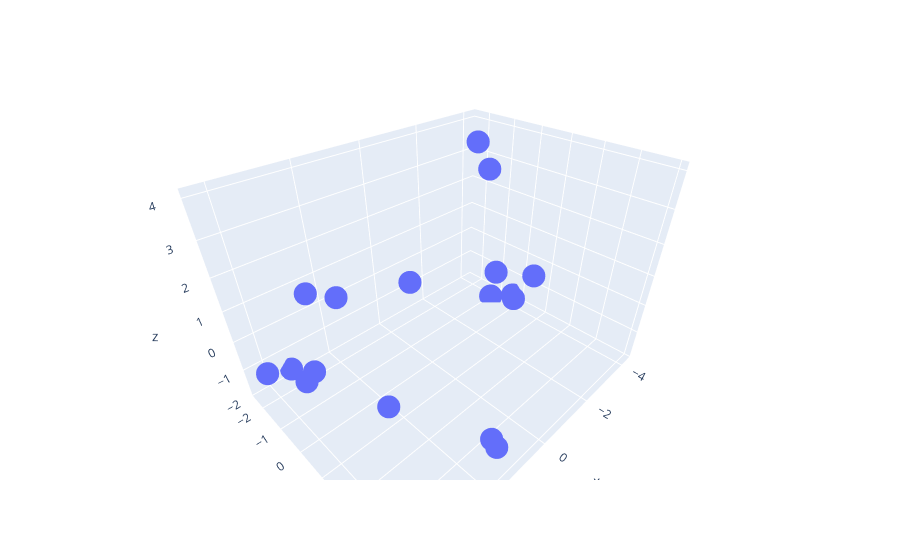

Source (notebook cell):
### Code cell
import plotly.express as px
import plotly.graph_objects as go
x = vecs_transformed[:,0]
y = vecs_transformed[:,1]
z = vecs_transformed[:,2]
fig = go.Figure(data=[go.Scatter3d(x=x, y=y, z=z, mode='markers')])
fig.show()

### Figure 1 — Plotly figure (JSON) as saved in the notebook; plotly's stock layout.template omitted (floating-point values rounded to 4 significant figures)
{"data": [{"mode": "markers", "type": "scatter3d", "x": [-3.1, -2.561, -3.7, -3.748, -2.699, -3.167, -4.246, -4.246, 1.731, 2.643, 1.579, 3.576, 1.995, 3.715, 3.362, 4.269, 1.784, 2.814], "y": [-0.7115, -0.721, -0.8641, 0.1126, 1.492, -0.271, -0.2938, -0.2938, -2.098, -1.989, 1.081, -0.3333, 3.98, -0.5976, -2.424, -1.592, 3.979, 1.544], "z": [3.122, 4.03, -1.832, -1.469, 0.6106, -0.2855, -1.771, -1.771, 0.2633, 0.9163, 2.248, -0.1061, -0.1266, -0.5462, -1.642, -0.576, -0.61, -0.4546]}], "layout": {"autosize": true, "scene": {"aspectmode": "auto", "aspectratio": {"x": 1.245, "y": 0.9366, "z": 0.8573}, "camera": {"center": {"x": 0, "y": 0, "z": 0}, "eye": {"x": 0.9442, "y": 0.9442, "z": 0.9442}, "projection": {"type": "perspective"}, "up": {"x": 0, "y": 0, "z": 1}}}}}
